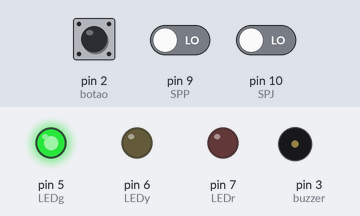
A sketch run on a simulated Arduino Uno, built with avr-gcc and run on an emulated ATmega328P. Parts: output pins drawn as LEDs (lit = HIGH), buzzer (waves = sounding). The inputs (shaded band) are chosen by the test bench; at power-on: pin 9 (SPP) LOW, pin 2 (botao) LOW, pin 10 (SPJ) LOW.

Above: at 1.2 s.
1.3 s: pin 9 (SPP) driven HIGH
At 4.2 s:
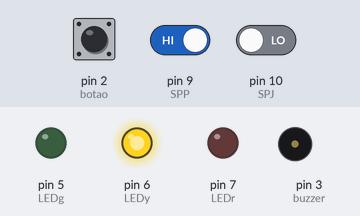
4.3 s: pin 2 (botao) pulled HIGH for 0.15 s
At 5.4 s:
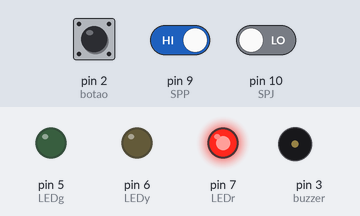
5.9 s: pin 2 (botao) pulled HIGH for 1 s
At 7.3 s:
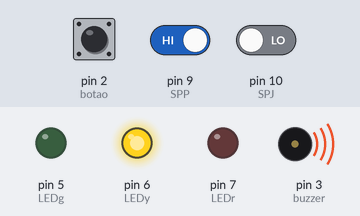
9.9 s: pin 2 (botao) pulled HIGH for 3.2 s
At 13.7 s:
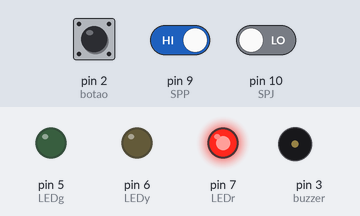
Timing chart, 0 to 15.2 s (numbered marks = the images above; inputs shaded):
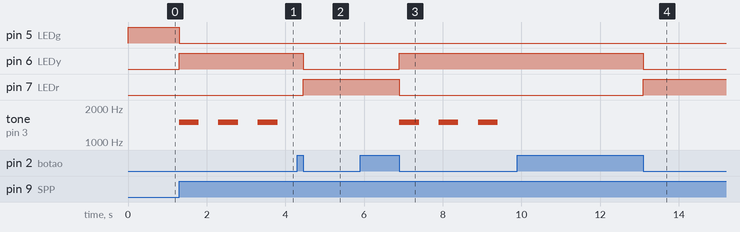

Measured:
- after the input at 1.3 s, pin 5 (LEDg): HIGH → LOW at once; pin 6 (LEDy): LOW → HIGH at once; tone on pin 3 (buzzer): alternates 1500 Hz for 0.50 s and silent for 0.50 s, starting at once
- after the input at 4.3 s, pin 6 (LEDy): HIGH → LOW after 0.15 s; pin 7 (LEDr): LOW → HIGH after 0.15 s; tone on pin 3 (buzzer): stops changing and stays silent
- after the input at 5.9 s, pin 6 (LEDy): LOW → HIGH after 1.0 s; pin 7 (LEDr): HIGH → LOW after 1.0 s; tone on pin 3 (buzzer): alternates 1500 Hz for 0.50 s and silent for 0.50 s, starting after 1.0 s
- after the input at 9.9 s, pin 6 (LEDy): HIGH → LOW after 3.2 s; pin 7 (LEDr): LOW → HIGH after 3.2 s; tone on pin 3 (buzzer): stops changing and stays silent

The sketch:

Tarefa_1b_-_IECA.ino
```cpp
const int botao = 2;
const int LEDg = 5;
const int LEDy = 6;
const int LEDr = 7;
const int SPP = 9;
const int SPJ = 10;
const int buzzer = 3;

int modo = 1;  // Começa ligado o modo do LED

void setup() {
  pinMode(botao,INPUT);
  pinMode(SPP,INPUT);
  pinMode(SPJ,INPUT);
  pinMode(LEDg,OUTPUT);
  pinMode(LEDy,OUTPUT);
  pinMode(LEDr,OUTPUT);
  pinMode(buzzer,OUTPUT);
}

void loop() {
 if (modo == 1) // Modo ligado
{
  digitalWrite(LEDg,HIGH);
  digitalWrite(LEDy,LOW);
  digitalWrite(LEDr,LOW);
  if ((digitalRead(SPP) == HIGH) || (digitalRead(SPJ) == HIGH))
  {
    modo = 2;
  }
}

if (modo == 2) // Modo alerta
{
  digitalWrite(LEDg,LOW);
  digitalWrite(LEDy,HIGH);
  digitalWrite(LEDr,LOW);
  tone(buzzer,1500);
  delay(500);
  noTone(buzzer);
  delay(500);
}

if (modo == 3)
{
  digitalWrite(LEDg,LOW);
  digitalWrite(LEDy,LOW);
  digitalWrite(LEDr,HIGH);
}

//

if ((digitalRead(botao) == HIGH) && (modo == 2)) // Se estiver no modo alerta e apertar o botão...
{
  while (digitalRead(botao) == HIGH)            // Enquanto estiver pressionando o botão nada acontece
  {
      }
  modo = 3;                                     // O modo muda para desligado
}

if (digitalRead(botao) == HIGH && (modo == 3)) // Se estiver no modo desligado e apertar o botao...
{
  while (digitalRead(botao) == HIGH)           //enquanto estiver com o botao apertado nada acontece.
  {
      }
  modo = 1;                                   // O modo muda para 1 para voltar ao modo ligado
}

if (digitalRead(botao) == HIGH && (modo == 1)) // Se estiver no modo ligado e apertar o botao...
{
  while (digitalRead(botao) == HIGH)           //enquanto estiver com o botao apertado nada acontece.
  {
      }
  modo = 3;                                   // O modo muda para 3, desligado, caso queira desligar o alarme
}

}
```
